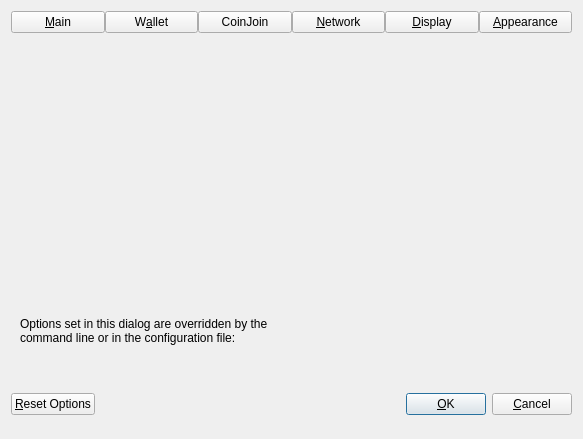
<?xml version="1.0" encoding="UTF-8"?>
<ui version="4.0">
 <class>OptionsDialog</class>
 <widget class="QDialog" name="OptionsDialog">
  <property name="geometry">
   <rect>
    <x>0</x>
    <y>0</y>
    <width>583</width>
    <height>420</height>
   </rect>
  </property>
  <property name="sizePolicy">
   <sizepolicy hsizetype="Fixed" vsizetype="Fixed">
    <horstretch>0</horstretch>
    <verstretch>0</verstretch>
   </sizepolicy>
  </property>
  <property name="windowTitle">
   <string>Options</string>
  </property>
  <property name="modal">
   <bool>true</bool>
  </property>
  <layout class="QVBoxLayout" name="verticalLayout">
   <item>
    <layout class="QHBoxLayout" name="horizontalLayout_Buttons_2">
     <property name="spacing">
      <number>0</number>
     </property>
     <property name="topMargin">
      <number>0</number>
     </property>
     <item>
      <widget class="QPushButton" name="btnMain">
       <property name="text">
        <string>&amp;Main</string>
       </property>
       <property name="checkable">
        <bool>true</bool>
       </property>
      </widget>
     </item>
     <item>
      <widget class="QPushButton" name="btnWallet">
       <property name="text">
        <string>W&amp;allet</string>
       </property>
       <property name="checkable">
        <bool>true</bool>
       </property>
      </widget>
     </item>
     <item>
      <widget class="QPushButton" name="btnCoinJoin">
       <property name="text">
        <string notr="true">CoinJoin</string>
       </property>
       <property name="checkable">
        <bool>true</bool>
       </property>
      </widget>
     </item>
     <item>
      <widget class="QPushButton" name="btnNetwork">
       <property name="text">
        <string>&amp;Network</string>
       </property>
       <property name="checkable">
        <bool>true</bool>
       </property>
      </widget>
     </item>
     <item>
      <widget class="QPushButton" name="btnDisplay">
       <property name="text">
        <string>&amp;Display</string>
       </property>
       <property name="checkable">
        <bool>true</bool>
       </property>
      </widget>
     </item>
     <item>
      <widget class="QPushButton" name="btnAppearance">
       <property name="text">
        <string>&amp;Appearance</string>
       </property>
       <property name="checkable">
        <bool>true</bool>
       </property>
      </widget>
     </item>
    </layout>
   </item>
   <item>
    <widget class="QStackedWidget" name="stackedWidgetOptions">
     <property name="minimumSize">
      <size>
       <width>0</width>
       <height>0</height>
      </size>
     </property>
     <property name="currentIndex">
      <number>5</number>
     </property>
     <widget class="QWidget" name="pageMain">
      <layout class="QVBoxLayout" name="verticalLayout_Main">
       <item>
        <widget class="QCheckBox" name="bitcoinAtStartup">
         <property name="toolTip">
          <string>Automatically start %1 after logging in to the system.</string>
         </property>
         <property name="text">
          <string>&amp;Start %1 on system login</string>
         </property>
        </widget>
       </item>
       <item>
        <spacer name="horizontalSpacer_0_Main">
         <property name="orientation">
          <enum>Qt::Horizontal</enum>
         </property>
         <property name="sizeHint" stdset="0">
          <size>
           <width>40</width>
           <height>5</height>
          </size>
         </property>
        </spacer>
       </item>
       <item>
        <widget class="QCheckBox" name="showTrayIcon">
         <property name="toolTip">
          <string>Show the icon in the system tray.</string>
         </property>
         <property name="text">
          <string>&amp;Show tray icon</string>
         </property>
         <property name="checked">
          <bool>true</bool>
         </property>
        </widget>
       </item>
       <item>
        <widget class="QCheckBox" name="minimizeToTray">
         <property name="toolTip">
          <string>Show only a tray icon after minimizing the window.</string>
         </property>
         <property name="text">
          <string>&amp;Minimize to the tray instead of the taskbar</string>
         </property>
        </widget>
       </item>
       <item>
        <widget class="QCheckBox" name="minimizeOnClose">
         <property name="toolTip">
          <string>Minimize instead of exit the application when the window is closed. When this option is enabled, the application will be closed only after selecting Exit in the menu.</string>
         </property>
         <property name="text">
          <string>M&amp;inimize on close</string>
         </property>
        </widget>
       </item>
       <item>
        <layout class="QHBoxLayout" name="horizontalLayout_Main_Prune">
         <item>
          <widget class="QCheckBox" name="prune">
           <property name="toolTip">
            <string>Enabling pruning significantly reduces the disk space required to store transactions. All blocks are still fully validated. Reverting this setting requires re-downloading the entire blockchain.</string>
           </property>
           <property name="text">
            <string>Prune &amp;block storage to</string>
           </property>
          </widget>
         </item>
         <item>
          <widget class="QSpinBox" name="pruneSize"/>
         </item>
         <item>
          <widget class="QLabel" name="pruneSizeUnitLabel">
           <property name="text">
            <string>GB</string>
           </property>
           <property name="textFormat">
            <enum>Qt::PlainText</enum>
           </property>
          </widget>
         </item>
         <item>
          <spacer name="horizontalSpacer_Main_Prune">
           <property name="orientation">
            <enum>Qt::Horizontal</enum>
           </property>
           <property name="sizeHint" stdset="0">
            <size>
             <width>40</width>
             <height>20</height>
            </size>
           </property>
          </spacer>
         </item>
        </layout>
       </item>
       <item>
        <widget class="QLabel" name="pruneWarning">
         <property name="text">
          <string>Reverting this setting requires re-downloading the entire blockchain.</string>
         </property>
         <property name="textFormat">
          <enum>Qt::PlainText</enum>
         </property>
        </widget>
       </item>
       <item>
        <layout class="QHBoxLayout" name="horizontalLayout_2_Main">
         <item>
          <widget class="QLabel" name="databaseCacheLabel">
           <property name="toolTip">
            <string extracomment="Tooltip text for Options window setting that sets the size of the database cache. Explains the corresponding effects of increasing/decreasing this value.">Maximum database cache size. A larger cache can contribute to faster sync, after which the benefit is less pronounced for most use cases. Lowering the cache size will reduce memory usage. Unused mempool memory is shared for this cache.</string>
           </property>
           <property name="text">
            <string>Size of &amp;database cache</string>
           </property>
           <property name="textFormat">
            <enum>Qt::PlainText</enum>
           </property>
           <property name="buddy">
            <cstring>databaseCache</cstring>
           </property>
          </widget>
         </item>
         <item>
          <widget class="QSpinBox" name="databaseCache"/>
         </item>
         <item>
          <widget class="QLabel" name="databaseCacheUnitLabel">
           <property name="text">
            <string>MiB</string>
           </property>
           <property name="textFormat">
            <enum>Qt::PlainText</enum>
           </property>
          </widget>
         </item>
         <item>
          <spacer name="horizontalSpacer_2_Main">
           <property name="orientation">
            <enum>Qt::Horizontal</enum>
           </property>
           <property name="sizeHint" stdset="0">
            <size>
             <width>40</width>
             <height>20</height>
            </size>
           </property>
          </spacer>
         </item>
        </layout>
       </item>
       <item>
        <layout class="QHBoxLayout" name="horizontalLayout_Main_VerifyLabel">
         <item>
          <widget class="QLabel" name="threadsScriptVerifLabel">
           <property name="toolTip">
            <string extracomment="Tooltip text for Options window setting that sets the number of script verification threads. Explains that negative values mean to leave these many cores free to the system.">Set the number of script verification threads. Negative values correspond to the number of cores you want to leave free to the system.</string>
           </property>
           <property name="text">
            <string>Number of script &amp;verification threads</string>
           </property>
           <property name="textFormat">
            <enum>Qt::PlainText</enum>
           </property>
           <property name="buddy">
            <cstring>threadsScriptVerif</cstring>
           </property>
          </widget>
         </item>
         <item>
          <widget class="QSpinBox" name="threadsScriptVerif">
           <property name="toolTip">
            <string>(0 = auto, &lt;0 = leave that many cores free)</string>
           </property>
          </widget>
         </item>
         <item>
          <spacer name="horizontalSpacer_Main_Threads">
           <property name="orientation">
            <enum>Qt::Horizontal</enum>
           </property>
           <property name="sizeHint" stdset="0">
            <size>
             <width>40</width>
             <height>40</height>
            </size>
           </property>
          </spacer>
         </item>
        </layout>
       </item>
       <item>
        <widget class="QCheckBox" name="enableServer">
         <property name="toolTip">
          <string extracomment="Tooltip text for Options window setting that enables the RPC server.">This allows you or a third party tool to communicate with the node through command-line and JSON-RPC commands.</string>
         </property>
         <property name="text">
          <string extracomment="An Options window setting to enable the RPC server.">Enable R&amp;PC server</string>
         </property>
        </widget>
       </item>
       <item>
        <spacer name="verticalSpacer_Main">
         <property name="orientation">
          <enum>Qt::Vertical</enum>
         </property>
         <property name="sizeHint" stdset="0">
          <size>
           <width>20</width>
           <height>40</height>
          </size>
         </property>
        </spacer>
       </item>
      </layout>
     </widget>
     <widget class="QWidget" name="pageWallet">
      <layout class="QVBoxLayout" name="verticalLayout_Wallet">
       <item>
        <widget class="QCheckBox" name="subFeeFromAmount">
         <property name="toolTip">
          <string extracomment="Tooltip text for Options window setting that sets subtracting the fee from a sending amount as default.">Whether to set subtract fee from amount as default or not.</string>
         </property>
         <property name="text">
          <string extracomment="An Options window setting to set subtracting the fee from a sending amount as default.">Subtract &amp;fee from amount by default</string>
         </property>
        </widget>
       </item>
       <item>
        <layout class="QVBoxLayout" name="verticalLayout_2">
         <item>
          <widget class="QCheckBox" name="coinControlFeatures">
           <property name="toolTip">
            <string>Whether to show coin control features or not.</string>
           </property>
           <property name="text">
            <string>Enable coin &amp;control features</string>
           </property>
          </widget>
         </item>
         <item>
          <widget class="QCheckBox" name="keepChangeAddress">
           <property name="toolTip">
            <string>Whether to keep the specified custom change address or not.</string>
           </property>
           <property name="text">
            <string>Keep custom change &amp;address</string>
           </property>
          </widget>
         </item>
         <item>
          <widget class="QCheckBox" name="showMultisigTab">
           <property name="toolTip">
            <string>Show additional tab for multisignature addresses and partially signed transactions.</string>
           </property>
           <property name="text">
            <string>Show Multisig Tab</string>
           </property>
          </widget>
         </item>
         <item>
          <widget class="QCheckBox" name="showMasternodesTab">
           <property name="toolTip">
            <string>Show additional tab listing all your masternodes in first sub-tab&lt;br/&gt;and all masternodes on the network in second sub-tab.</string>
           </property>
           <property name="text">
            <string>Show Masternodes Tab</string>
           </property>
          </widget>
         </item>
         <item>
          <widget class="QCheckBox" name="showGovernanceTab">
           <property name="toolTip">
            <string>Show additional tab listing governance proposals.</string>
           </property>
           <property name="text">
            <string>Show Governance Tab</string>
           </property>
          </widget>
         </item>
         <item>
          <widget class="QCheckBox" name="spendZeroConfChange">
           <property name="toolTip">
            <string>If you disable the spending of unconfirmed change, the change from a transaction&lt;br/&gt;cannot be used until that transaction has at least one confirmation.&lt;br/&gt;This also affects how your balance is computed.</string>
           </property>
           <property name="text">
            <string>&amp;Spend unconfirmed change</string>
           </property>
          </widget>
         </item>
         <item>
          <widget class="QCheckBox" name="coinJoinEnabled">
           <property name="toolTip">
            <string>Show mixing interface on Overview screen and reveal an additional screen which allows to spend fully mixed coins only.&lt;br/&gt;A new tab with more settings will also appear in this dialog, please make sure to check them before mixing your coins.</string>
           </property>
           <property name="text">
            <string notr="true">Enable CoinJoin features</string>
           </property>
          </widget>
         </item>
        </layout>
       </item>
       <item>
        <spacer name="verticalSpacer_Wallet">
         <property name="orientation">
          <enum>Qt::Vertical</enum>
         </property>
         <property name="sizeHint" stdset="0">
          <size>
           <width>20</width>
           <height>40</height>
          </size>
         </property>
        </spacer>
       </item>
      </layout>
     </widget>
     <widget class="QWidget" name="pageCoinJoin">
      <layout class="QVBoxLayout" name="verticalLayout_4">
       <item>
        <widget class="QCheckBox" name="showAdvancedCJUI">
         <property name="toolTip">
          <string>Show additional information and buttons on overview screen.</string>
         </property>
         <property name="text">
          <string>Enable advanced interface</string>
         </property>
        </widget>
       </item>
       <item>
        <widget class="QCheckBox" name="showCoinJoinPopups">
         <property name="toolTip">
          <string>Show system popups for mixing transactions&lt;br/&gt;just like for all other transaction types.</string>
         </property>
         <property name="text">
          <string>Show popups for mixing transactions</string>
         </property>
        </widget>
       </item>
       <item>
        <widget class="QCheckBox" name="lowKeysWarning">
         <property name="toolTip">
          <string>Show warning dialog when the wallet has very low number of keys left.</string>
         </property>
         <property name="text">
          <string>Warn if the wallet is running out of keys</string>
         </property>
        </widget>
       </item>
       <item>
        <widget class="QCheckBox" name="coinJoinMultiSession">
         <property name="toolTip">
          <string>Whether to use experimental mode with multiple mixing sessions per block.&lt;br/&gt;Note: You must use this feature carefully.&lt;br/&gt;Make sure you always have recent wallet (auto)backup in a safe place!</string>
         </property>
         <property name="text">
          <string>Enable &amp;multi-session</string>
         </property>
        </widget>
       </item>
       <item>
        <layout class="QGridLayout">
         <item row="0" column="0">
          <widget class="QLabel" name="lblCoinJoinSessionsText">
           <property name="toolTip">
            <string>Use this many separate masternodes in parallel to mix funds.&lt;br/&gt;Note: You must use this feature carefully.&lt;br/&gt;Make sure you always have recent wallet (auto)backup in a safe place!</string>
           </property>
           <property name="text">
            <string>Parallel sessions</string>
           </property>
          </widget>
         </item>
         <item row="0" column="1">
          <widget class="QSpinBox" name="coinJoinSessions">
           <property name="minimum">
            <number>1</number>
           </property>
           <property name="maximum">
            <number>10</number>
           </property>
           <property name="value">
            <number>4</number>
           </property>
          </widget>
         </item>
         <item row="1" column="0">
          <widget class="QLabel" name="lblCoinJoinRoundsText">
           <property name="toolTip">
            <string>This setting determines the amount of individual masternodes that an input will be mixed through.&lt;br/&gt;More rounds of mixing gives a higher degree of privacy, but also costs more in fees.</string>
           </property>
           <property name="text">
            <string>Mixing rounds</string>
           </property>
          </widget>
         </item>
         <item row="1" column="1">
          <widget class="QSpinBox" name="coinJoinRounds">
           <property name="minimum">
            <number>2</number>
           </property>
           <property name="maximum">
            <number>16</number>
           </property>
           <property name="value">
            <number>4</number>
           </property>
          </widget>
         </item>
         <item row="2" column="0">
          <widget class="QLabel" name="lblCoinJoinAmountText">
           <property name="toolTip">
            <string>This amount acts as a threshold to turn off mixing once it's reached.</string>
           </property>
           <property name="statusTip">
            <string notr="true"/>
           </property>
           <property name="whatsThis">
            <string notr="true"/>
           </property>
           <property name="accessibleName">
            <string notr="true"/>
           </property>
           <property name="accessibleDescription">
            <string notr="true"/>
           </property>
           <property name="text">
            <string>Target balance</string>
           </property>
          </widget>
         </item>
         <item row="2" column="1">
          <widget class="QSpinBox" name="coinJoinAmount">
           <property name="toolTip">
            <string>At most 10,000 DFCN. The standard amounts are at most about 10 DFCN, so a larger target would split your balance into thousands of coins.</string>
           </property>
           <property name="minimum">
            <number>2</number>
           </property>
           <property name="maximum">
            <number>10000</number>
           </property>
           <property name="singleStep">
            <number>10</number>
           </property>
           <property name="value">
            <number>1000</number>
           </property>
          </widget>
         </item>
         <item row="3" column="0">
          <widget class="QLabel" name="lblCoinJoinDenoms">
           <property name="toolTip">
            <string>How many inputs of each denominated amount are created.&lt;br/&gt;Lower these numbers if you want fewer smaller denominations.</string>
           </property>
           <property name="text">
            <string>Inputs per denomination</string>
           </property>
          </widget>
         </item>
         <item row="3" column="1">
          <layout class="QHBoxLayout">
           <item>
            <layout class="QVBoxLayout">
             <item>
              <widget class="QLabel" name="lblCoinJoinDenomsTarget">
               <property name="toolTip">
                <string>Try to create at least this many inputs for each denominated amount.&lt;br/&gt;Lower this number if you want fewer smaller denominations.</string>
               </property>
               <property name="text">
                <string>Target</string>
               </property>
              </widget>
             </item>
             <item>
              <widget class="QSpinBox" name="coinJoinDenomsGoal">
               <property name="minimum">
                <number>10</number>
               </property>
               <property name="maximum">
                <number>100000</number>
               </property>
               <property name="singleStep">
                <number>10</number>
               </property>
               <property name="value">
                <number>50</number>
               </property>
              </widget>
             </item>
            </layout>
           </item>
           <item>
            <layout class="QVBoxLayout">
             <item>
              <widget class="QLabel" name="lblCoinJoinDenomsMaximum">
               <property name="toolTip">
                <string>Create up to this many inputs for each denominated amount.&lt;br/&gt;Lower this number if you want fewer smaller denominations.</string>
               </property>
               <property name="text">
                <string>Maximum</string>
               </property>
              </widget>
             </item>
             <item>
              <widget class="QSpinBox" name="coinJoinDenomsHardCap">
               <property name="minimum">
                <number>10</number>
               </property>
               <property name="maximum">
                <number>100000</number>
               </property>
               <property name="singleStep">
                <number>10</number>
               </property>
               <property name="value">
                <number>300</number>
               </property>
              </widget>
             </item>
            </layout>
           </item>
          </layout>
         </item>
        </layout>
       </item>
       <item>
        <spacer name="verticalSpacerPS">
         <property name="orientation">
          <enum>Qt::Vertical</enum>
         </property>
         <property name="sizeHint" stdset="0">
          <size>
           <width>20</width>
           <height>40</height>
          </size>
         </property>
        </spacer>
       </item>
      </layout>
     </widget>
     <widget class="QWidget" name="pageNetwork">
      <layout class="QVBoxLayout" name="verticalLayout_Network">
       <item>
        <widget class="QCheckBox" name="mapPortUpnp">
         <property name="toolTip">
          <string>Automatically open the DeFCoN client port on the router. This only works when your router supports UPnP and it is enabled.</string>
         </property>
         <property name="text">
          <string>Map port using &amp;UPnP</string>
         </property>
        </widget>
       </item>
       <item>
        <widget class="QCheckBox" name="mapPortNatpmp">
         <property name="toolTip">
          <string>Automatically open the DeFCoN client port on the router. This only works when your router supports NAT-PMP and it is enabled. The external port could be random.</string>
         </property>
         <property name="text">
          <string>Map port using NA&amp;T-PMP</string>
         </property>
        </widget>
       </item>
       <item>
        <widget class="QCheckBox" name="allowIncoming">
         <property name="toolTip">
          <string>Accept connections from outside.</string>
         </property>
         <property name="text">
          <string>Allow incomin&amp;g connections</string>
         </property>
        </widget>
       </item>
       <item>
        <widget class="QCheckBox" name="connectSocks">
         <property name="toolTip">
          <string>Connect to the DeFCoN network through a SOCKS5 proxy.</string>
         </property>
         <property name="text">
          <string>&amp;Connect through SOCKS5 proxy (default proxy):</string>
         </property>
        </widget>
       </item>
       <item>
        <layout class="QHBoxLayout" name="horizontalLayout_1_Network">
         <item>
          <widget class="QLabel" name="proxyIpLabel">
           <property name="text">
            <string>Proxy &amp;IP:</string>
           </property>
           <property name="textFormat">
            <enum>Qt::PlainText</enum>
           </property>
           <property name="buddy">
            <cstring>proxyIp</cstring>
           </property>
          </widget>
         </item>
         <item>
          <widget class="QValidatedLineEdit" name="proxyIp">
           <property name="minimumSize">
            <size>
             <width>140</width>
             <height>0</height>
            </size>
           </property>
           <property name="maximumSize">
            <size>
             <width>140</width>
             <height>16777215</height>
            </size>
           </property>
           <property name="toolTip">
            <string>IP address of the proxy (e.g. IPv4: 127.0.0.1 / IPv6: ::1)</string>
           </property>
          </widget>
         </item>
         <item>
          <widget class="QLabel" name="proxyPortLabel">
           <property name="text">
            <string>&amp;Port:</string>
           </property>
           <property name="textFormat">
            <enum>Qt::PlainText</enum>
           </property>
           <property name="buddy">
            <cstring>proxyPort</cstring>
           </property>
          </widget>
         </item>
         <item>
          <widget class="QLineEdit" name="proxyPort">
           <property name="minimumSize">
            <size>
             <width>60</width>
             <height>0</height>
            </size>
           </property>
           <property name="maximumSize">
            <size>
             <width>60</width>
             <height>16777215</height>
            </size>
           </property>
           <property name="toolTip">
            <string>Port of the proxy (e.g. 9050)</string>
           </property>
          </widget>
         </item>
         <item>
          <spacer name="horizontalSpacer_1_Network">
           <property name="orientation">
            <enum>Qt::Horizontal</enum>
           </property>
           <property name="sizeHint" stdset="0">
            <size>
             <width>40</width>
             <height>20</height>
            </size>
           </property>
          </spacer>
         </item>
        </layout>
       </item>
       <item>
        <layout class="QHBoxLayout" name="horizontalLayout_2_Network">
         <item>
          <widget class="QLabel" name="proxyActiveNets">
           <property name="text">
            <string>Used for reaching peers via:</string>
           </property>
           <property name="textFormat">
            <enum>Qt::PlainText</enum>
           </property>
          </widget>
         </item>
         <item>
          <widget class="QCheckBox" name="proxyReachIPv4">
           <property name="enabled">
            <bool>false</bool>
           </property>
           <property name="toolTip">
            <string>Shows if the supplied default SOCKS5 proxy is used to reach peers via this network type.</string>
           </property>
           <property name="text">
            <string>IPv4</string>
           </property>
          </widget>
         </item>
         <item>
          <widget class="QCheckBox" name="proxyReachIPv6">
           <property name="enabled">
            <bool>false</bool>
           </property>
           <property name="toolTip">
            <string>Shows if the supplied default SOCKS5 proxy is used to reach peers via this network type.</string>
           </property>
           <property name="text">
            <string>IPv6</string>
           </property>
          </widget>
         </item>
         <item>
          <widget class="QCheckBox" name="proxyReachTor">
           <property name="enabled">
            <bool>false</bool>
           </property>
           <property name="toolTip">
            <string>Shows if the supplied default SOCKS5 proxy is used to reach peers via this network type.</string>
           </property>
           <property name="text">
            <string>Tor</string>
           </property>
          </widget>
         </item>
         <item>
          <spacer name="horizontalSpacer_2_Network">
           <property name="orientation">
            <enum>Qt::Horizontal</enum>
           </property>
           <property name="sizeHint" stdset="0">
            <size>
             <width>40</width>
             <height>20</height>
            </size>
           </property>
          </spacer>
         </item>
        </layout>
       </item>
       <item>
        <widget class="QCheckBox" name="connectSocksTor">
         <property name="toolTip">
          <string>Connect to the DeFCoN network through a separate SOCKS5 proxy for Tor onion services.</string>
         </property>
         <property name="text">
          <string>Use separate SOCKS&amp;5 proxy to reach peers via Tor onion services:</string>
         </property>
        </widget>
       </item>
       <item>
        <layout class="QHBoxLayout" name="horizontalLayout_3_Network">
         <item>
          <widget class="QLabel" name="proxyIpTorLabel">
           <property name="text">
            <string>Proxy &amp;IP:</string>
           </property>
           <property name="textFormat">
            <enum>Qt::PlainText</enum>
           </property>
           <property name="buddy">
            <cstring>proxyIpTor</cstring>
           </property>
          </widget>
         </item>
         <item>
          <widget class="QValidatedLineEdit" name="proxyIpTor">
           <property name="minimumSize">
            <size>
             <width>140</width>
             <height>0</height>
            </size>
           </property>
           <property name="maximumSize">
            <size>
             <width>140</width>
             <height>16777215</height>
            </size>
           </property>
           <property name="toolTip">
            <string>IP address of the proxy (e.g. IPv4: 127.0.0.1 / IPv6: ::1)</string>
           </property>
          </widget>
         </item>
         <item>
          <widget class="QLabel" name="proxyPortTorLabel">
           <property name="text">
            <string>&amp;Port:</string>
           </property>
           <property name="textFormat">
            <enum>Qt::PlainText</enum>
           </property>
           <property name="buddy">
            <cstring>proxyPortTor</cstring>
           </property>
          </widget>
         </item>
         <item>
          <widget class="QLineEdit" name="proxyPortTor">
           <property name="minimumSize">
            <size>
             <width>60</width>
             <height>0</height>
            </size>
           </property>
           <property name="maximumSize">
            <size>
             <width>60</width>
             <height>16777215</height>
            </size>
           </property>
           <property name="toolTip">
            <string>Port of the proxy (e.g. 9050)</string>
           </property>
          </widget>
         </item>
         <item>
          <spacer name="horizontalSpacer_4_Network">
           <property name="orientation">
            <enum>Qt::Horizontal</enum>
           </property>
           <property name="sizeHint" stdset="0">
            <size>
             <width>40</width>
             <height>20</height>
            </size>
           </property>
          </spacer>
         </item>
        </layout>
       </item>
       <item>
        <spacer name="verticalSpacer_Network">
         <property name="orientation">
          <enum>Qt::Vertical</enum>
         </property>
         <property name="sizeHint" stdset="0">
          <size>
           <width>20</width>
           <height>40</height>
          </size>
         </property>
        </spacer>
       </item>
      </layout>
     </widget>
     <widget class="QWidget" name="pageDisplay">
      <layout class="QVBoxLayout" name="verticalLayout_Display">
       <item>
        <layout class="QHBoxLayout" name="horizontalLayout_1_Display">
         <item>
          <widget class="QLabel" name="langLabel">
           <property name="text">
            <string>User Interface &amp;language:</string>
           </property>
           <property name="textFormat">
            <enum>Qt::PlainText</enum>
           </property>
           <property name="buddy">
            <cstring>lang</cstring>
           </property>
          </widget>
         </item>
         <item>
          <widget class="QValueComboBox" name="lang">
           <property name="toolTip">
            <string>The user interface language can be set here. This setting will take effect after restarting %1.</string>
           </property>
          </widget>
         </item>
        </layout>
       </item>
       <item>
        <widget class="QLabel" name="label_3">
         <property name="toolTip">
          <string notr="true"/>
         </property>
         <property name="statusTip">
          <string notr="true"/>
         </property>
         <property name="whatsThis">
          <string notr="true"/>
         </property>
         <property name="accessibleName">
          <string notr="true"/>
         </property>
         <property name="text">
          <string>Language missing or translation incomplete? Help contributing translations here:
https://app.transifex.com/defcon/defcon/</string>
         </property>
         <property name="wordWrap">
          <bool>true</bool>
         </property>
         <property name="openExternalLinks">
          <bool>true</bool>
         </property>
         <property name="textInteractionFlags">
          <set>Qt::TextBrowserInteraction</set>
         </property>
        </widget>
       </item>
       <item>
        <widget class="Line" name="line">
         <property name="orientation">
          <enum>Qt::Horizontal</enum>
         </property>
        </widget>
       </item>
       <item>
        <layout class="QHBoxLayout" name="horizontalLayout_2_Display">
         <item>
          <widget class="QLabel" name="unitLabel">
           <property name="text">
            <string>&amp;Unit to show amounts in:</string>
           </property>
           <property name="textFormat">
            <enum>Qt::PlainText</enum>
           </property>
           <property name="buddy">
            <cstring>unit</cstring>
           </property>
          </widget>
         </item>
         <item>
          <widget class="QValueComboBox" name="unit">
           <property name="toolTip">
            <string>Choose the default subdivision unit to show in the interface and when sending coins.</string>
           </property>
          </widget>
         </item>
        </layout>
       </item>
       <item>
        <layout class="QHBoxLayout" name="horizontalLayout_5_Display">
         <item>
          <widget class="QLabel" name="digitsLabel">
           <property name="text">
            <string>Decimal digits</string>
           </property>
          </widget>
         </item>
         <item>
          <widget class="QValueComboBox" name="digits"/>
         </item>
        </layout>
       </item>
       <item>
        <layout class="QHBoxLayout" name="horizontalLayout_3_Display">
         <item>
          <widget class="QLabel" name="thirdPartyTxUrlsLabel">
           <property name="toolTip">
            <string>Third party URLs (e.g. a block explorer) that appear in the transactions tab as context menu items.&lt;br/&gt;%s in the URL is replaced by transaction hash. Multiple URLs are separated by vertical bar |.</string>
           </property>
           <property name="text">
            <string>&amp;Third party transaction URLs</string>
           </property>
           <property name="buddy">
            <cstring>thirdPartyTxUrls</cstring>
           </property>
          </widget>
         </item>
         <item>
          <widget class="QLineEdit" name="thirdPartyTxUrls">
           <property name="toolTip">
            <string>Third party URLs (e.g. a block explorer) that appear in the transactions tab as context menu items.&lt;br/&gt;%s in the URL is replaced by transaction hash. Multiple URLs are separated by vertical bar |.</string>
           </property>
           <property name="placeholderText">
            <string notr="true">https://example.com/tx/%s</string>
           </property>
          </widget>
         </item>
        </layout>
       </item>
       <item>
        <spacer name="verticalSpacer">
         <property name="orientation">
          <enum>Qt::Vertical</enum>
         </property>
         <property name="sizeHint" stdset="0">
          <size>
           <width>20</width>
           <height>40</height>
          </size>
         </property>
        </spacer>
       </item>
      </layout>
     </widget>
     <widget class="QWidget" name="pageAppearance">
      <layout class="QVBoxLayout" name="verticalLayout_3">
       <item>
        <widget class="QWidget" name="widgetAppearance" native="true"/>
       </item>
       <item>
        <spacer name="verticalSpacer_2">
         <property name="orientation">
          <enum>Qt::Vertical</enum>
         </property>
         <property name="sizeHint" stdset="0">
          <size>
           <width>20</width>
           <height>40</height>
          </size>
         </property>
        </spacer>
       </item>
      </layout>
     </widget>
    </widget>
   </item>
   <item>
    <widget class="QFrame" name="frame">
     <layout class="QVBoxLayout" name="verticalLayout_Bottom">
      <item>
       <layout class="QHBoxLayout" name="horizontalLayout_Bottom">
        <item>
         <widget class="QLabel" name="overriddenByCommandLineInfoLabel">
          <property name="text">
           <string>Options set in this dialog are overridden by the command line or in the configuration file:</string>
          </property>
          <property name="textFormat">
           <enum>Qt::PlainText</enum>
          </property>
          <property name="wordWrap">
           <bool>true</bool>
          </property>
         </widget>
        </item>
        <item>
         <spacer name="horizontalSpacer_Bottom">
          <property name="orientation">
           <enum>Qt::Horizontal</enum>
          </property>
          <property name="sizeHint" stdset="0">
           <size>
            <width>40</width>
            <height>20</height>
           </size>
          </property>
         </spacer>
        </item>
       </layout>
      </item>
      <item>
       <widget class="QLabel" name="overriddenByCommandLineLabel">
        <property name="text">
         <string/>
        </property>
        <property name="textFormat">
         <enum>Qt::PlainText</enum>
        </property>
        <property name="wordWrap">
         <bool>true</bool>
        </property>
       </widget>
      </item>
     </layout>
    </widget>
   </item>
   <item>
    <layout class="QHBoxLayout" name="horizontalLayout_Buttons">
     <item>
      <widget class="QPushButton" name="resetButton">
       <property name="toolTip">
        <string>Reset all client options to default.</string>
       </property>
       <property name="text">
        <string>&amp;Reset Options</string>
       </property>
       <property name="autoDefault">
        <bool>false</bool>
       </property>
      </widget>
     </item>
     <item>
      <spacer name="horizontalSpacer_1">
       <property name="orientation">
        <enum>Qt::Horizontal</enum>
       </property>
       <property name="sizeHint" stdset="0">
        <size>
         <width>40</width>
         <height>48</height>
        </size>
       </property>
      </spacer>
     </item>
     <item>
      <widget class="QLabel" name="statusLabel">
       <property name="minimumSize">
        <size>
         <width>200</width>
         <height>0</height>
        </size>
       </property>
       <property name="text">
        <string/>
       </property>
       <property name="textFormat">
        <enum>Qt::PlainText</enum>
       </property>
       <property name="wordWrap">
        <bool>true</bool>
       </property>
      </widget>
     </item>
     <item>
      <spacer name="horizontalSpacer_2">
       <property name="orientation">
        <enum>Qt::Horizontal</enum>
       </property>
       <property name="sizeHint" stdset="0">
        <size>
         <width>40</width>
         <height>48</height>
        </size>
       </property>
      </spacer>
     </item>
     <item>
      <widget class="QPushButton" name="okButton">
       <property name="text">
        <string>&amp;OK</string>
       </property>
       <property name="autoDefault">
        <bool>false</bool>
       </property>
       <property name="default">
        <bool>true</bool>
       </property>
      </widget>
     </item>
     <item>
      <widget class="QPushButton" name="cancelButton">
       <property name="text">
        <string>&amp;Cancel</string>
       </property>
       <property name="autoDefault">
        <bool>false</bool>
       </property>
      </widget>
     </item>
    </layout>
   </item>
  </layout>
 </widget>
 <customwidgets>
  <customwidget>
   <class>QValidatedLineEdit</class>
   <extends>QLineEdit</extends>
   <header>qt/qvalidatedlineedit.h</header>
  </customwidget>
  <customwidget>
   <class>QValueComboBox</class>
   <extends>QComboBox</extends>
   <header>qt/qvaluecombobox.h</header>
  </customwidget>
 </customwidgets>
 <resources/>
 <connections/>
</ui>
